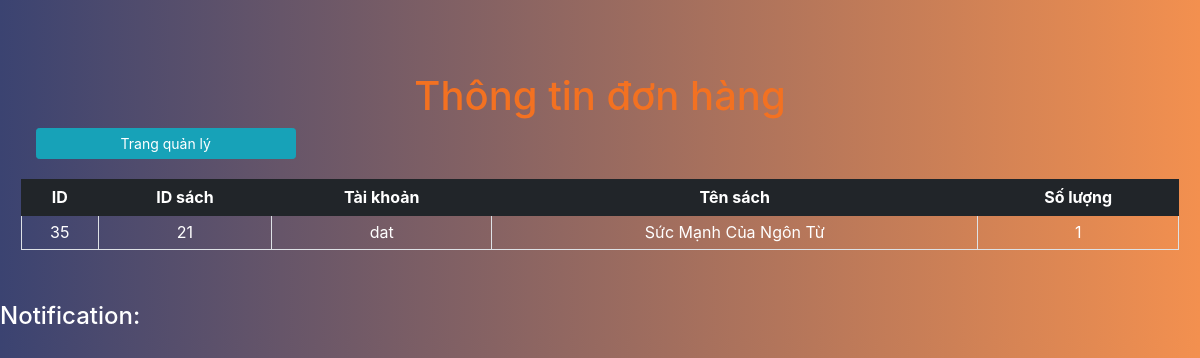
Before: /BTL/people/admin/cart/index.php with the older database file.
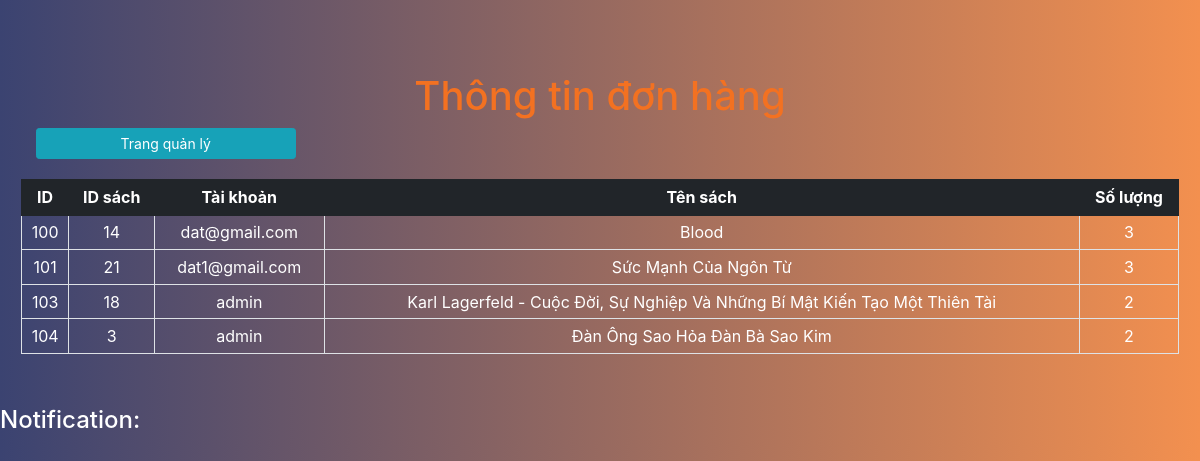
After: the same page with the newer database file.
### tables this page shows
CREATE TABLE `cart` (
  `id` int(10) NOT NULL,
  `id_book` int(10) NOT NULL,
  `email` varchar(50) NOT NULL,
  `many` int(3) NOT NULL
);

CREATE TABLE `books` (
  `id` int(5) NOT NULL,
  `name` varchar(100) NOT NULL,
  `author` varchar(30) NOT NULL,
  `price` int(10) NOT NULL,
  `page` int(5) NOT NULL,
  `lang` varchar(10) NOT NULL,
  `type` varchar(30) NOT NULL,
  `img` varchar(100) NOT NULL
);

### BTL/people/admin/cart/index.php (the view, shortened to what this page needs)
<!DOCTYPE html>
<html lang="en">
<head>
  <link href="https://maxcdn.bootstrapcdn.com/bootstrap/4.1.1/css/bootstrap.min.css" rel="stylesheet" id="bootstrap-css" />
  <link rel="stylesheet" href="../style.css" />
</head>
<body>
  <div class="container-fluid back-ground">
    <div class="head">
      <h1>Thông tin đơn hàng</h1>
    </div>
    <div class="row">
      <div class="col-md-3 col-sm-4 col-6" style="padding-bottom: 20px;">
        <button type="button" class="btn btn-info btn-block btn-sm" id="back">Trang quản lý</button>
      </div>
    </div>
    <div class="row table-responsive-sm">
      <table class="table table-bordered table-sm">
        <thead class="thead-dark">
          <tr>
            <th>ID</th>
            <th>ID sách</th>
            <th>Tài khoản</th>
            <th>Tên sách</th>
            <th>Số lượng</th>
          </tr>
        </thead>
        <tbody>
          <?php
          include $_SERVER['DOCUMENT_ROOT'] . '/BTL/php/conn.php';
          $sql = "SELECT c.id, c.id_book, c.email, b.name, c.many FROM cart c, books b WHERE c.id_book = b.id ";
          $result = mysqli_query($con, $sql);
          while ($row = mysqli_fetch_assoc($result)) {
            $id = $row['id'];
            $id_book = $row['id_book'];
            $email = $row['email'];
            $book_name = $row['name'];
            $many = $row['many'];
          ?>
            <tr>
              <td><?php echo $id ?></td>
              <td><?php echo $id_book ?></td>
              <td><?php echo $email ?></td>
              <td><?php echo $book_name ?></td>
              <td><?php echo $many ?></td>
            </tr>
          <?php
          }
          ?>
        </tbody>
      </table>
    </div>
  </div>
  <div>
    <h4 style="color: white;">Notification:</h4>
  </div>
</body>
</html>

### BTL/people/admin/style.css (style rules this page uses)
body { background: #f3904f; background: -webkit-linear-gradient( to right, #3b4371, #f3904f ); background: linear-gradient( to right, #3b4371, #f3904f ); }
.back-ground { margin-top: 3%; padding: 3%; }
table td { color: white; }
.table-responsive-sm { text-align: center; }
.head { color: #f37121; text-align: center; }
.table .thead-dark th { color: #fff; background-color: #212529; border-color: #212529; }

Changed rows visible on the page:
removed cart: id "35", id_book "21", email "dat", id_book.name "Sức Mạnh Của Ngôn Từ", many "1"
added cart: id "100", id_book "14", email "dat@gmail.com", id_book.name "Blood", many "3"
added cart: id "101", id_book "21", email "dat1@gmail.com", id_book.name "Sức Mạnh Của Ngôn Từ", many "3"
added cart: id "103", id_book "18", email "admin", id_book.name "Karl Lagerfeld - Cuộc Đời, Sự Nghiệp Và Những Bí Mật Kiến Tạo Một Thiên Tài", many "2"
added cart: id "104", id_book "3", email "admin", id_book.name "Đàn Ông Sao Hỏa Đàn Bà Sao Kim", many "2"
